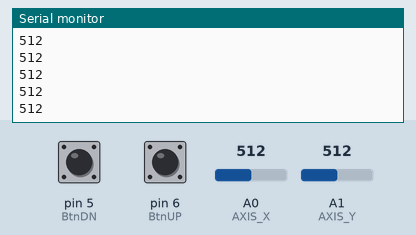
A sketch run on a simulated Arduino Uno, built with avr-gcc and run on an emulated ATmega328P. Shown: the last lines printed to the serial monitor. Inputs (shaded band) come from the test bench; at power-on: A0 (AXIS_X) = 512, pin 5 (BtnDN) LOW, pin 6 (BtnUP) LOW, A1 (AXIS_Y) = 512.

Above: at 1.2 s.
1.3 s: A0 (AXIS_X) set to 390
At 1.9 s:
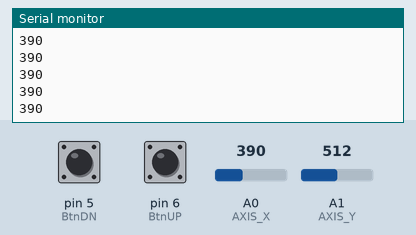
2.8 s: A0 (AXIS_X) set to 410
At 3.3 s:
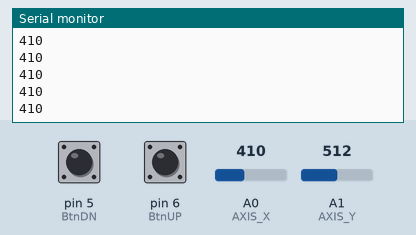
Timing chart, 0 to 5.8 s (numbered marks = the images above; inputs shaded):
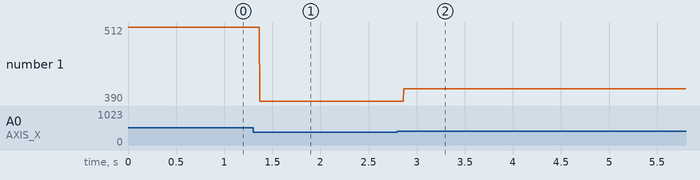

The sketch:

PlayerMove.ino
```cpp
#include <SoftwareSerial.h>
#include <Arduino.h>
#define BtnUP 6
#define BtnDN 5
#define JoyStick 8

const int AXIS_X = A0;
const int AXIS_Y = A1;
SoftwareSerial BT(3, 2);

void setup() {

  Serial.begin(9600);
  BT.begin(9600);

  pinMode(BtnUP, INPUT);
  pinMode(BtnDN, INPUT);
  pinMode(JoyStick, INPUT_PULLUP);
}

void loop() {

    if (digitalRead(BtnUP) == HIGH) {
    BT.println("U");
    //   delay(500);
  }

  if (digitalRead(BtnDN) == HIGH) {
    BT.println("D");
  }
Serial.println(analogRead(AXIS_X));
//Serial.println(analogRead(AXIS_Y));


 //X축 방향값
  if (analogRead(AXIS_X) <= 400) {
    BT.println("a");
  } else if (analogRead(AXIS_X) >= 700) {
    BT.println("d");
  }
  //Y축 방향값
  if (analogRead(AXIS_Y) <= 400 ) {
    BT.println("s");
  } else if (analogRead(AXIS_Y) >= 700) {
    BT.println("w");
  }
}
```

Measured:
- after the input at 1.3 s, the serial monitor: prints a new line after 0.07 s (image 1)
- after the input at 2.8 s, the serial monitor: prints a new line after 0.07 s (image 2)
- plotted number 1: 512 → 390 after the input at 1.3 s, 390 → 410 after the input at 2.8 s
